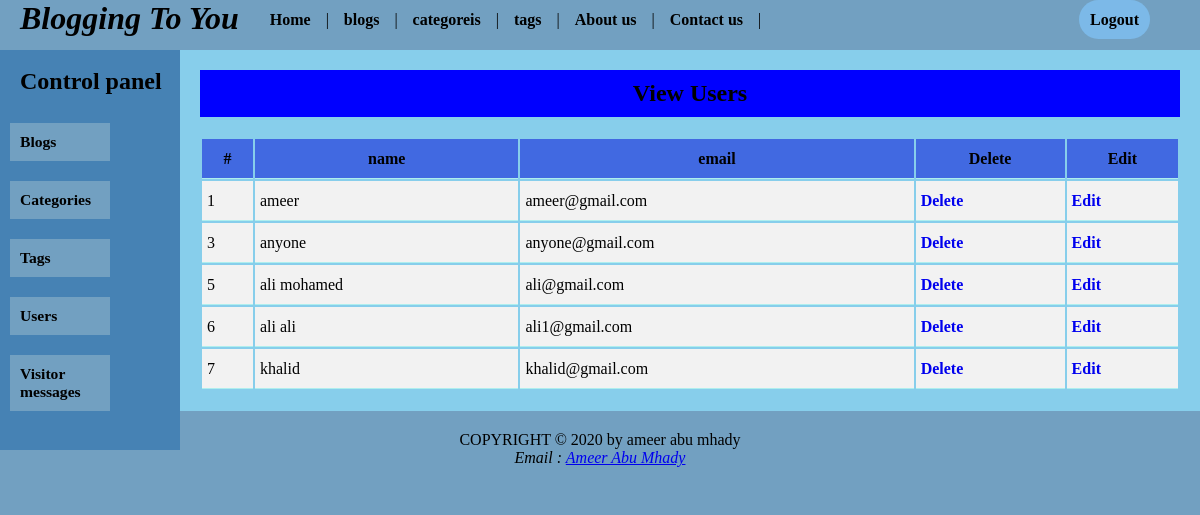
The page /blogging/admin/users.php (signed in) on the database its author committed.
### tables this page shows
CREATE TABLE IF NOT EXISTS `users` (
  `id` int(11) NOT NULL AUTO_INCREMENT,
  `name` varchar(255) NOT NULL,
  `email` varchar(255) NOT NULL,
  `password` varchar(255) DEFAULT NULL,
  PRIMARY KEY (`id`),
  UNIQUE KEY `email` (`email`)
);

### blogging/admin/users.php (the view, shortened to what this page needs)
<?php
    include 'config.php';
    include 'header.php';
    include 'aside.php';
?>
<div class="main-content table-style">
    <h2>View Users</h2>
    <table>
        <tr>
            <th>#</th>
            <th>name</th>
            <th>email</th>
            <th>Delete</th>
            <th>Edit</th>
        </tr>
        <?php
            $query = "select * from users";
            $result = mysqli_query($conn,$query);
            if(mysqli_num_rows($result) > 0){
                while($r = mysqli_fetch_assoc($result)){
                    echo "<tr> <td>" . $r['id'] . "</td> <td>".$r['name'] . "</td> <td>".$r['email']."</td>  <td> <a  href='users.php?id=".$r['id']. "'> Delete</a> </td> <td> <a  href='edit-user.php?id=".$r['id']. "'> Edit</a> </td> </tr>";
                }
            }
        ?>
    </table>
</div>
<?php
include 'footer.php';
?>

### blogging/admin/css/adminStyle.css (style rules this page uses)
* { margin: 0; padding: 0; box-sizing: border-box; }
body { font-family: 'Times New Roman', Times, serif; background-color: #72A0C1; }
.main-content { width: 85%; background-color: #87CEEB; padding: 20px; float: right; }
.main-content h2 { text-align: center; background-color: blue; padding: 10px; }
.main-content table { margin-top: 20px; }
.main-content table td, th { height: 40px; border-bottom: 1px solid #AFEEEE; padding: 5px; }
.main-content table th { background-color: #4169E1; }
.main-content tr { background-color: #f2f2f2; }
.main-content table td a { text-decoration: none; font-weight: bold; }
.view-cat table td,th { height: 40px; border-bottom: 1px solid #AFEEEE; padding: 5px; }
.view-tag table td,th { height: 40px; border-bottom: 1px solid #AFEEEE; padding: 5px; }
table { width: 100%; }

### rows shown on the page
users: id "1", name "ameer", email "ameer@gmail.com"
users: id "3", name "anyone", email "anyone@gmail.com"
users: id "5", name "ali mohamed", email "ali@gmail.com"
users: id "6", name "ali ali", email "ali1@gmail.com"
users: id "7", name "khalid", email "khalid@gmail.com"
